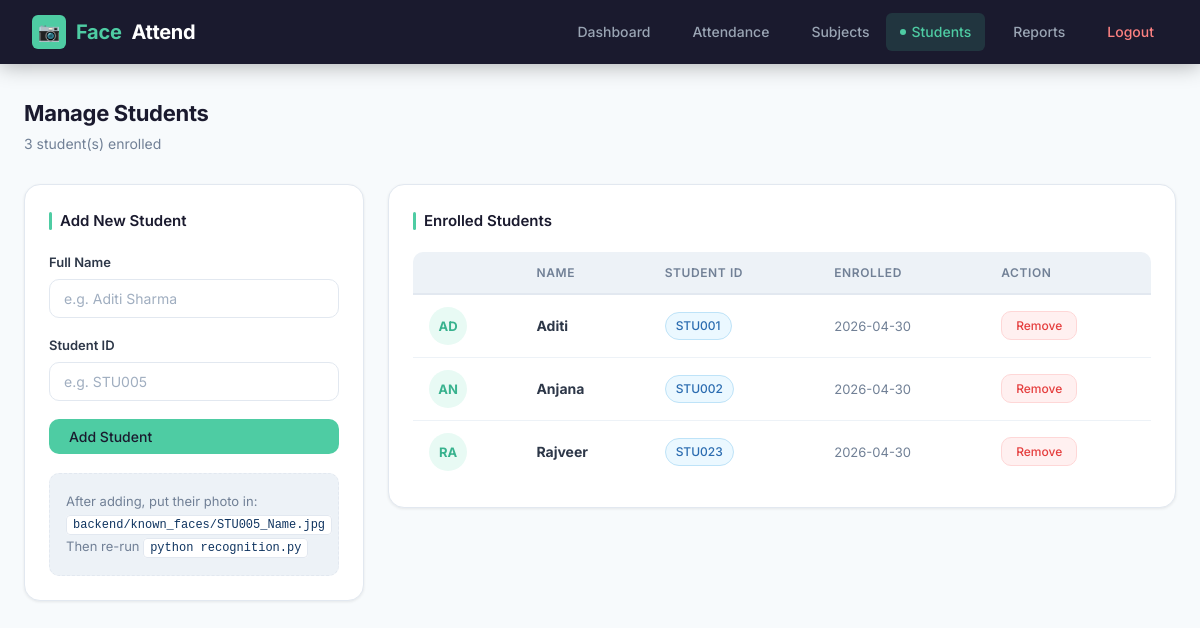
Page /admin (signed in) on the committed database.
### tables this page shows
CREATE TABLE students (
            id          INTEGER PRIMARY KEY AUTOINCREMENT,
            name        TEXT    NOT NULL,
            student_id  TEXT    UNIQUE NOT NULL,
            enrolled_at TEXT    NOT NULL
        );

### app.py (the view)
@app.route("/admin")
@login_required
def admin():
    students = get_all_students()
    return render_template("admin.html", students=students)

### app.py (called while the page is built)
def login_required(f):
    from functools import wraps
    @wraps(f)
    def decorated(*args, **kwargs):
        if "logged_in" not in session:
            return redirect(url_for("login"))
        return f(*args, **kwargs)
    return decorated

### backend/database.py (called while the page is built)
def get_connection():
    conn = sqlite3.connect(DB_PATH)
    conn.row_factory = sqlite3.Row
    return conn

def get_all_students():
    conn = get_connection()
    cursor = conn.cursor()
    cursor.execute("SELECT * FROM students ORDER BY name")
    students = cursor.fetchall()
    conn.close()
    return students

### templates/admin.html (shortened to what this page needs)
{% extends "base.html" %}
{% block content %}
<div class="page-header">
  <div>
    <div class="page-title">Manage Students</div>
    <div class="page-subtitle">{{ students|length }} student(s) enrolled</div>
  </div>
</div>
<div class="admin-grid">
  <div class="card" style="margin-bottom:0">
    <div class="card-title">Add New Student</div>
    <div class="form-group">
      <label>Full Name</label>
      <input type="text" id="name" placeholder="e.g. Aditi Sharma">
    </div>
    <div class="form-group">
      <label>Student ID</label>
      <input type="text" id="sid" placeholder="e.g. STU005">
    </div>
    <button class="btn btn-primary" onclick="addStudent()" style="width:100%">Add Student</button>
    <div class="photo-hint" style="margin-top:1.2rem">
      After adding, put their photo in:<br>
      <code>backend/known_faces/STU005_Name.jpg</code><br>
      Then re-run <code>python recognition.py</code>
    </div>
  </div>
  <div class="card" style="margin-bottom:0">
    <div class="card-title">Enrolled Students</div>
    {% if students %}
    <div class="table-wrap">
    <table>
      <thead><tr><th></th><th>Name</th><th>Student ID</th><th>Enrolled</th><th>Action</th></tr></thead>
      <tbody id="student-table">
        {% for s in students %}
        <tr id="row-{{ s.student_id }}">
          <td>
            <div class="student-avatar">
              {{ s.name[:2].upper() }}
            </div>
          </td>
          <td><strong>{{ s.name }}</strong></td>
          <td><span class="badge badge-blue">{{ s.student_id }}</span></td>
          <td style="color:var(--text-muted);font-size:13px">{{ s.enrolled_at[:10] }}</td>
          <td>
            <button class="btn btn-danger btn-sm"
              onclick="deleteStudent('{{ s.student_id }}','{{ s.name }}')">Remove</button>
          </td>
        </tr>
        {% endfor %}
      </tbody>
    </table>
    </div>
    {% else %}
    <div class="empty-state"><p>No students enrolled yet.<br>Add a student using the form.</p></div>
    {% endif %}
  </div>
</div>
{% endblock %}

### static/style.css (style rules this page uses)
*, *::before, *::after { margin: 0; padding: 0; box-sizing: border-box; }
:root { --primary: #4ecca3; --primary-dark: #38b28e; --primary-light: #e8faf4; --dark: #1a1a2e; --dark2: #16213e; --dark3: #0f3460; --text: #2d3748; --text-muted: #718096; --text-light: #a0aec0; --bg: #f7fafc; --bg2: #edf2f7; --white: #ffffff; --border: #e2e8f0; --shadow-sm: 0 1px 3px rgba(0,0,0,.08); --shadow: 0 4px 16px rgba(0,0,0,.08); --shadow-lg: 0 8px 32px rgba(0,0,0,.12); --radius-sm: 6px; --radius: 10px; --radius-lg: 16px; --radius-xl: 24px; --success: #48bb78; --danger: #fc8181; --warning: #f6ad55; --info: #63b3ed; }
html { scroll-behavior: smooth; }
body { font-family: 'Inter', 'Segoe UI', sans-serif; background: var(--bg); color: var(--text); min-height: 100vh; font-size: 15px; line-height: 1.6; }
.page-header { display: flex; align-items: center; justify-content: space-between; margin-bottom: 1.75rem; flex-wrap: wrap; gap: 1rem; }
.page-title { font-size: 22px; font-weight: 700; color: var(--dark); letter-spacing: -.3px; }
.page-subtitle { font-size: 14px; color: var(--text-muted); margin-top: 2px; }
.card { background: var(--white); border-radius: var(--radius-lg); padding: 1.5rem; box-shadow: var(--shadow-sm); border: 1px solid var(--border); margin-bottom: 1.5rem; transition: box-shadow .2s; }
.card-title { font-size: 15px; font-weight: 600; color: var(--dark); margin-bottom: 1.2rem; display: flex; align-items: center; gap: 8px; }
.card-title::before { content: ''; width: 3px; height: 18px; background: var(--primary); border-radius: 2px; display: inline-block; }
.btn { display: inline-flex; align-items: center; gap: 6px; padding: 9px 20px; border-radius: var(--radius); border: none; cursor: pointer; font-size: 14px; font-weight: 500; text-decoration: none; transition: all .18s; white-space: nowrap; font-family: inherit; }
.btn-primary { background: var(--primary); color: var(--dark); }
.btn-danger { background: #fff0f0; color: #e53e3e; border: 1px solid #fed7d7; }
.btn-sm { padding: 6px 14px; font-size: 12px; }
.table-wrap { overflow-x: auto; border-radius: var(--radius); }
table { width: 100%; border-collapse: collapse; font-size: 14px; }
thead tr { background: var(--bg2); border-bottom: 2px solid var(--border); }
th { padding: 11px 16px; text-align: left; font-weight: 600; color: var(--text-muted); font-size: 12px; text-transform: uppercase; letter-spacing: .05em; white-space: nowrap; }
td { padding: 12px 16px; border-bottom: 1px solid var(--bg2); color: var(--text); vertical-align: middle; }
tbody tr { transition: background .12s; }
tbody tr:last-child td { border-bottom: none; }
.badge { display: inline-flex; align-items: center; gap: 4px; padding: 3px 10px; border-radius: 20px; font-size: 12px; font-weight: 500; white-space: nowrap; }
.badge-blue { background: #ebf8ff; color: #2b6cb0; border: 1px solid #bee3f8; }
.form-group { margin-bottom: 1.1rem; }
.form-group label { display: block; font-size: 13px; font-weight: 600; margin-bottom: 6px; color: var(--text); }
input[type="text"], input[type="password"], input[type="email"], input[type="date"], select, textarea { width: 100%; padding: 10px 14px; border: 1.5px solid var(--border); border-radius: var(--radius); font-size: 14px; font-family: inherit; color: var(--text); background: var(--white); outline: none; transition: border .18s, box-shadow .18s; }
input::placeholder { color: var(--text-light); }
.admin-grid { display: grid; grid-template-columns: 340px 1fr; gap: 1.5rem; align-items: start; }
.student-avatar { width: 38px; height: 38px; border-radius: 50%; background: var(--primary-light); color: var(--primary-dark); display: inline-flex; align-items: center; justify-content: center; font-size: 13px; font-weight: 700; flex-shrink: 0; }
.photo-hint { background: var(--bg2); border: 1.5px dashed var(--border); border-radius: var(--radius); padding: 1rem; font-size: 13px; color: var(--text-muted); margin-top: 1rem; line-height: 1.7; }
.photo-hint code { background: var(--white); border: 1px solid var(--border); padding: 2px 6px; border-radius: 4px; font-size: 12px; color: var(--dark3); font-family: 'Courier New', monospace; }

### rows in the picture
students: name "AD", name "Aditi", student_id "STU001", enrolled_at "2026-04-30"
students: name "AN", name "Anjana", student_id "STU002", enrolled_at "2026-04-30"
students: name "RA", name "Rajveer", student_id "STU023", enrolled_at "2026-04-30"

### other values in the picture
{{ students|length }} "3"
